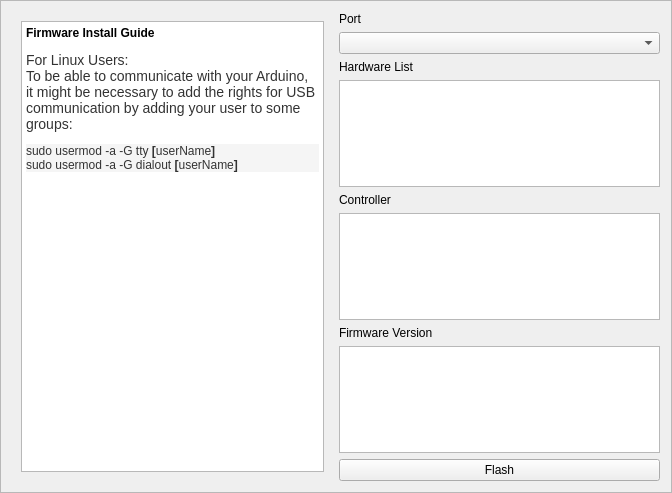
<?xml version="1.0" encoding="UTF-8"?>
<ui version="4.0">
 <class>FirmwareFlashFrame</class>
 <widget class="QFrame" name="FirmwareFlashFrame">
  <property name="geometry">
   <rect>
    <x>0</x>
    <y>0</y>
    <width>672</width>
    <height>493</height>
   </rect>
  </property>
  <property name="windowTitle">
   <string>Update eKnitter</string>
  </property>
  <property name="frameShape">
   <enum>QFrame::StyledPanel</enum>
  </property>
  <property name="frameShadow">
   <enum>QFrame::Raised</enum>
  </property>
  <layout class="QHBoxLayout" name="horizontalLayout">
   <item>
    <widget class="QWidget" name="widget" native="true">
     <layout class="QVBoxLayout" name="verticalLayout_2">
      <item>
       <widget class="QTextBrowser" name="textBrowser">
        <property name="html">
         <string notr="true">&lt;!DOCTYPE HTML PUBLIC &quot;-//W3C//DTD HTML 4.0//EN&quot; &quot;http://www.w3.org/TR/REC-html40/strict.dtd&quot;&gt;
&lt;html&gt;&lt;head&gt;&lt;meta name=&quot;qrichtext&quot; content=&quot;1&quot; /&gt;&lt;style type=&quot;text/css&quot;&gt;
p, li { white-space: pre-wrap; }
&lt;/style&gt;&lt;/head&gt;&lt;body style=&quot; font-family:'Sans Serif'; font-size:11pt; font-weight:400; font-style:normal;&quot;&gt;
&lt;p style=&quot; margin-top:18px; margin-bottom:12px; margin-left:0px; margin-right:0px; -qt-block-indent:0; text-indent:0px;&quot;&gt;&lt;span style=&quot; font-size:9pt; font-weight:600;&quot;&gt;Firmware Install Guide&lt;/span&gt;&lt;/p&gt;
&lt;p style=&quot; margin-top:12px; margin-bottom:12px; margin-left:0px; margin-right:0px; -qt-block-indent:0; text-indent:0px;&quot;&gt;&lt;span style=&quot; font-family:'Arial,sans-serif'; font-size:14px; color:#333333; background-color:#ffffff;&quot;&gt;For Linux Users:&lt;/span&gt;&lt;span style=&quot; font-family:'Arial,sans-serif'; font-size:14px; color:#333333;&quot;&gt; &lt;br /&gt;To be able to communicate with your Arduino, it might be necessary to add the rights for USB communication by adding your user to some groups:&lt;/span&gt;&lt;/p&gt;
&lt;p style=&quot; margin-top:0px; margin-bottom:0px; margin-left:0px; margin-right:0px; -qt-block-indent:0; text-indent:0px; background-color:#f5f5f5;&quot;&gt;&lt;span style=&quot; font-family:'Bitstream Vera Sans Mono,DejaVu Sans Mono,Monaco,Courier,monospace'; font-size:12px; color:#333333; background-color:#f5f5f5;&quot;&gt;sudo usermod -a -G tty &lt;/span&gt;&lt;span style=&quot; font-family:'Bitstream Vera Sans Mono,DejaVu Sans Mono,Monaco,Courier,monospace'; font-size:12px; font-weight:600; color:#333333;&quot;&gt;[&lt;/span&gt;&lt;span style=&quot; font-family:'Bitstream Vera Sans Mono,DejaVu Sans Mono,Monaco,Courier,monospace'; font-size:12px; color:#333333;&quot;&gt;userName&lt;/span&gt;&lt;span style=&quot; font-family:'Bitstream Vera Sans Mono,DejaVu Sans Mono,Monaco,Courier,monospace'; font-size:12px; font-weight:600; color:#333333;&quot;&gt;]&lt;/span&gt;&lt;/p&gt;
&lt;p style=&quot; margin-top:0px; margin-bottom:0px; margin-left:0px; margin-right:0px; -qt-block-indent:0; text-indent:0px; background-color:#f5f5f5;&quot;&gt;&lt;span style=&quot; font-family:'Bitstream Vera Sans Mono,DejaVu Sans Mono,Monaco,Courier,monospace'; font-size:12px; color:#333333;&quot;&gt;sudo usermod -a -G dialout &lt;/span&gt;&lt;span style=&quot; font-family:'Bitstream Vera Sans Mono,DejaVu Sans Mono,Monaco,Courier,monospace'; font-size:12px; font-weight:600; color:#333333;&quot;&gt;[&lt;/span&gt;&lt;span style=&quot; font-family:'Bitstream Vera Sans Mono,DejaVu Sans Mono,Monaco,Courier,monospace'; font-size:12px; color:#333333;&quot;&gt;userName&lt;/span&gt;&lt;span style=&quot; font-family:'Bitstream Vera Sans Mono,DejaVu Sans Mono,Monaco,Courier,monospace'; font-size:12px; font-weight:600; color:#333333;&quot;&gt;]&lt;/span&gt;&lt;/p&gt;
&lt;p style=&quot;-qt-paragraph-type:empty; margin-top:0px; margin-bottom:0px; margin-left:0px; margin-right:0px; -qt-block-indent:0; text-indent:0px; font-family:'Arial,sans-serif'; font-size:14px; color:#333333;&quot;&gt;&lt;br /&gt;&lt;/p&gt;&lt;/body&gt;&lt;/html&gt;</string>
        </property>
       </widget>
      </item>
     </layout>
    </widget>
   </item>
   <item>
    <layout class="QVBoxLayout" name="verticalLayout">
     <item>
      <widget class="QLabel" name="label_3">
       <property name="text">
        <string>Port</string>
       </property>
      </widget>
     </item>
     <item>
      <widget class="QComboBox" name="port_combo_box"/>
     </item>
     <item>
      <widget class="QLabel" name="label_4">
       <property name="text">
        <string>Hardware List</string>
       </property>
      </widget>
     </item>
     <item>
      <widget class="QListWidget" name="hardware_list"/>
     </item>
     <item>
      <widget class="QLabel" name="label">
       <property name="text">
        <string>Controller</string>
       </property>
      </widget>
     </item>
     <item>
      <widget class="QListWidget" name="controller_list"/>
     </item>
     <item>
      <widget class="QLabel" name="label_2">
       <property name="text">
        <string>Firmware Version</string>
       </property>
      </widget>
     </item>
     <item>
      <widget class="QListWidget" name="firmware_list"/>
     </item>
     <item>
      <widget class="QPushButton" name="flash_firmware">
       <property name="text">
        <string>Flash</string>
       </property>
      </widget>
     </item>
     <item>
      <spacer name="verticalSpacer">
       <property name="orientation">
        <enum>Qt::Vertical</enum>
       </property>
       <property name="sizeHint" stdset="0">
        <size>
         <width>20</width>
         <height>40</height>
        </size>
       </property>
      </spacer>
     </item>
    </layout>
   </item>
  </layout>
 </widget>
 <resources/>
 <connections/>
</ui>
